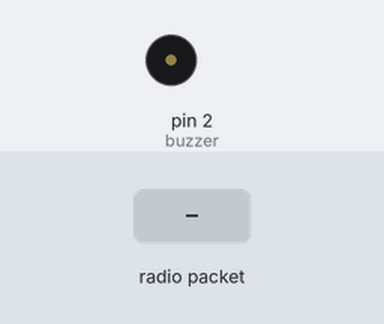
A sketch run on a simulated Arduino Mega 2560, built with avr-gcc and run on an emulated ATmega2560. Parts: buzzer (waves = sounding). The inputs (shaded band) are chosen by the test bench. No radio packets arrive unless stated.

Above: at 1.2 s.
1.3 s: radio packet "nrftest" arrives
At 1.7 s:
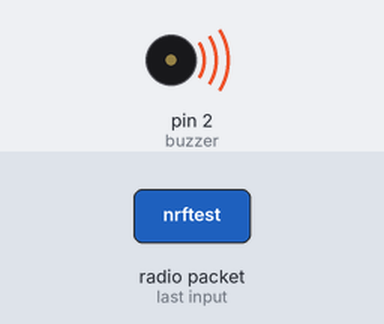
Timing chart, 0 to 4.3 s (numbered marks = the images above; inputs shaded):
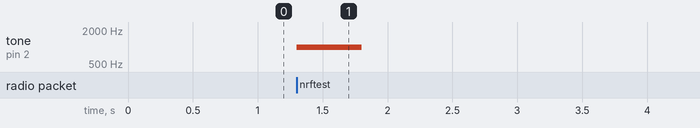

The sketch:

Beeper_RX.ino
```cpp
#include <SPI.h>
#include <nRF24L01.h>
#include <RF24.h>

RF24 radio(40,53); // CE, CSN

const int buzzer = 2;
const byte address[6] = "00001";

void setup() {
  pinMode(buzzer, OUTPUT);
  radio.begin();
  radio.openReadingPipe(0,address);
  radio.setPALevel(RF24_PA_MAX);    // MIN, LOW, HIGH, MAX  // MAX POWER LEVEL COMBINED WITH LOWEST DATA RATE GIVES MAX RANGE theoretically
  radio.setDataRate(RF24_250KBPS); // (250 KBPS, 1 MB/S, 2 MB/S)
  radio.startListening();
}

void loop() {
  char text[32] = "";

  if (radio.available()) {
    radio.read(&text, sizeof(text));
    String transData = String(text);
    if (transData == "nrftest") {
        tone(buzzer, 1000);
        delay(500);
        noTone(buzzer);
      }
  }
}
```

Measured:
- after the input at 1.3 s, tone on pin 2 (buzzer): silent → 1000 Hz at once, → silent 0.50 s later
